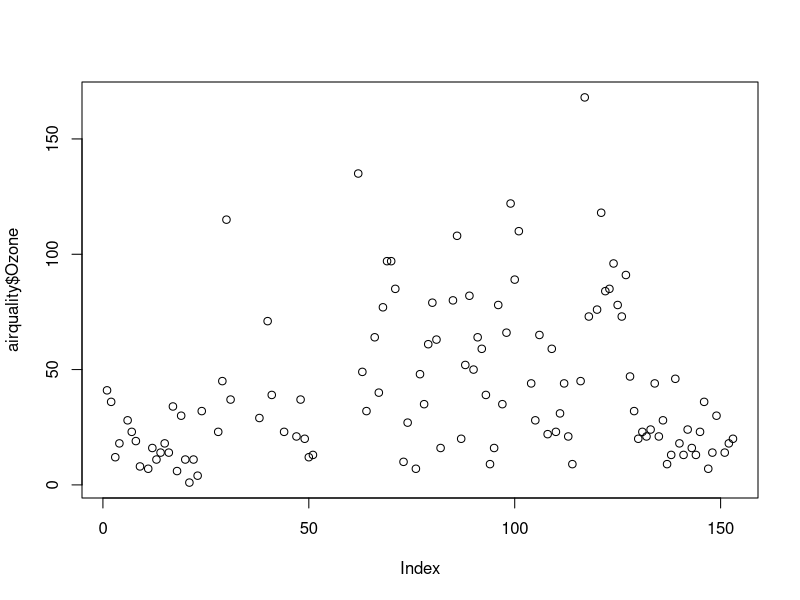
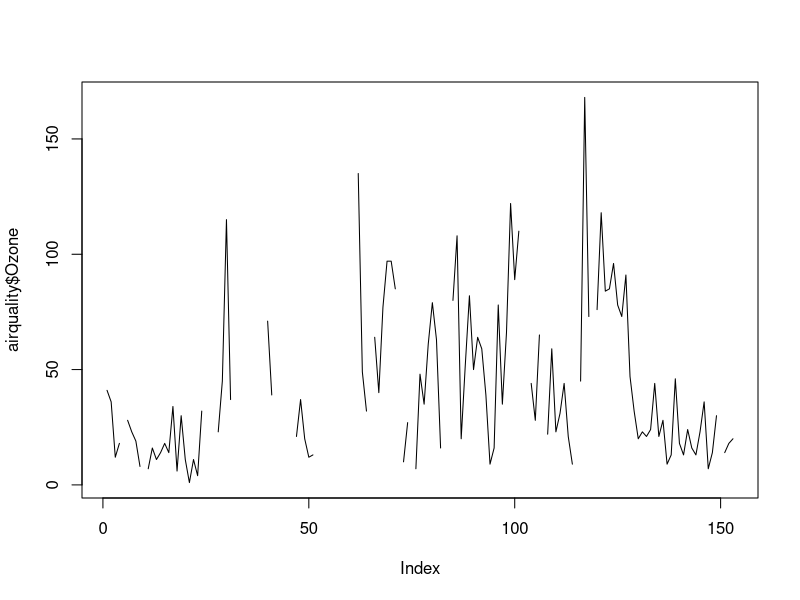

Recreate these plots in R, in order.
library(datasets)
airquality$Ozone
airquality[,c(1,2)] 
summary(airquality$Temp)
plot(airquality$Ozone)
airquality <-datasets::airquality
plot(airquality$Ozone,type = "lab")
e_quakes<-datasets::quakes
summary(quakes$temp)
pnorm(70,60,10)
pnorm(680,711,29)
pnorm(700,711,29)
pnorm(690,711,29)
pnorm(730,711,29)
qnorm(0.975)
1990+1.645